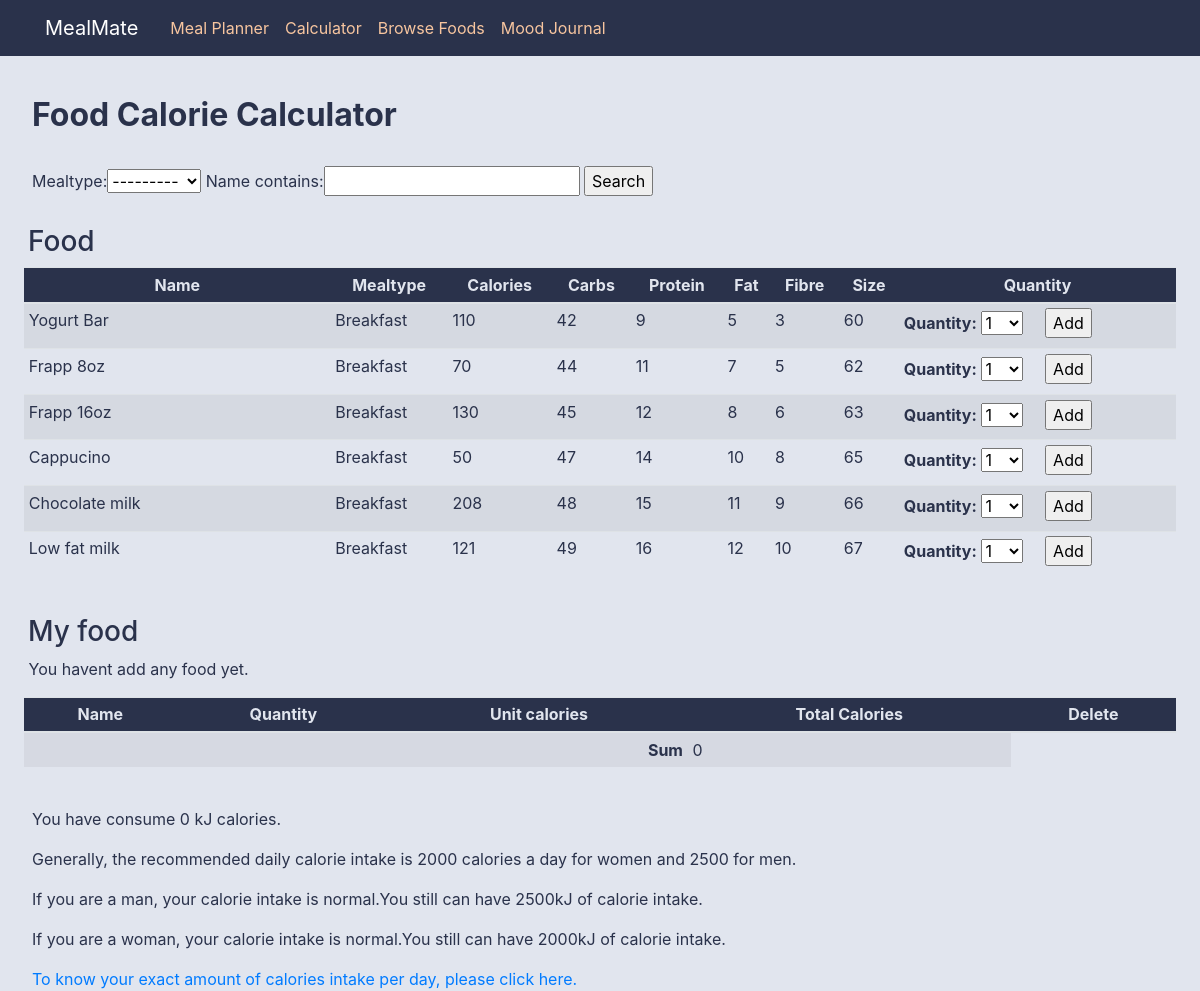
The page /Calculator/ on the database its author committed.
### database/models.py (models this page shows, shortened)
class foodinfo(models.Model):
    mealtype_choices = (
        ('Breakfast','Breakfast'),
        ('Lunch','Lunch'),
        ('Dinner','Dinner'),
    )
    name = models.CharField(max_length=30)
    description = models.TextField(blank=True)
    mealtype = models.CharField(max_length=300,blank=True,choices=mealtype_choices)
    calories = models.IntegerField()
    carbs = models.IntegerField()
    protein = models.IntegerField()
    fat = models.IntegerField()
    fibre = models.IntegerField()
    size = models.IntegerField()

### Calculator/views.py (the view)
# urls.py: path('', views.home, name='database-home'), # Links to food editor's main page
def home(request):
    cart = Cart(request)
    cart_form = CartAddFoodForm()
    name = foodinfo.objects.all()
    myFilter = foodFilter(request.GET, queryset=name)
    name = myFilter.qs
    context = {
        'name' : name,
        'myFilter': myFilter,
        'cart_form' : cart_form,
        'cart' : cart,
    }
    return render(request,"Calculator/calculator.html",context)

### Calculator/forms.py
class CartAddFoodForm(forms.Form):
    quantity = forms.TypedChoiceField(
                                choices=PRODUCT_QUANTITY_CHOICES,
                                coerce=int,
                                label="Quantity",)
    update = forms.BooleanField(required=False,
                                initial=False,
                                widget=forms.HiddenInput)

### Calculator/cart.py (called while the page is built)
    def __len__(self):
        return sum(item['quantity'] for item in self.cart.values())

    def get_sum_calories(self):
        return sum(Decimal(item['calories']) * item['quantity'] for item in self.cart.values())

### Calculator/templates/Calculator/calculator.html (shortened to what this page needs)
{% extends 'mealmate/base.html' %}
{% load static %}
{% block Calculator %}
<h2><b>&#6158;&emsp;Food Calorie Calculator</b></h2>
<br>
<div class = "row">
    <div class="col">
        <div class="table-responsive">
            <form method="get">
              &#6158;&emsp;&emsp;{{ myFilter.form }}
              <input type="submit" value="Search"></input>
            </form>
        </div>
    </div>
</div>
<br>
<h3>&#6158;&emsp;Food</h3>
<div class = "mx-4 mb-4" style="height:300px; overflow:auto;">
  <div class="table-responsive">
    <table id="Food" class="table table-striped table-hover table-sm" width="100%" cellspacing="0">
      <thead style='background-color:#2a324b; color:#e1e5ee'>
              <tr>
                  <th style="text-align: center;">Name</th>
                  <th style="text-align: center;">Mealtype</th>
                  <th style="text-align: center;">Calories</th>
                  <th style="text-align: center;">Carbs</th>
                  <th style="text-align: center;">Protein</th>
                  <th style="text-align: center;">Fat</th>
                  <th style="text-align: center;">Fibre</th>
                  <th style="text-align: center;">Size</th>
                  <th style="text-align: center;">Quantity</th>
              </tr>
          </thead>
          <tbody>
            {% for name in name %}
            <tr>
                <td>{{ name.name }}</td>
                <td>
                  {% if name.mealtype %}
                   {{ name.mealtype }}
                  {% else %}
                    Ingredient
                  {% endif %}</td>
                <td>{{ name.calories }}</td>
                <td>{{ name.carbs }}</td>
                <td>{{ name.protein }}</td>
                <td>{{ name.fat }}</td>
                <td>{{ name.fibre }}</td>
                <td>{{ name.size }}</td>
                <td>
                    <form action="{% url 'Calculator:cart_add' name.id %}" method="post">
                        <b>{{ cart_form.quantity.label_tag }} </b> {{ cart_form.quantity }} &#6158;&nbsp;&nbsp;&nbsp;
                        <input type="submit" value="Add">
                    </form>
                </td>
            </tr>
            {% endfor %}
            </tbody>
    </table>
  </div>
</div>
<br>
<h3>&#6158;&emsp;My food</h3>
<div class = "mx-4 mb-4">
  <div class="table-responsive">
    <table id="Myfood" class="table table-striped table-hover table-sm" width="100%" cellspacing="0">
      <thead style='background-color:#2a324b; color:#e1e5ee'>
        <tr>
          <th style="text-align: center;">Name</th>
          <th style="text-align: center;">Quantity</th>
          <th style="text-align: center;">Unit calories</th>
          <th style="text-align: center;">Total Calories</th>
          <th style="text-align: center;">Delete</th>
      </tr>
  </thead>
  <tbody>
      <tr class="total">
        <td colspan="3" style="text-align: right;"><b>Sum</b></td>
        <td class="num">{{ cart.get_sum_calories }}</td>
      </tr>
  </tbody>
    </table>
  </div>
</div>
<caption>
  &#6158;&emsp;&emsp;<a href="{% url 'mealmate-mealplan' %}">To know your exact amount of calories intake per day, please click here.</a>
</caption>
<br>
{% endblock %}

### mealmate/static/mealmate/main.css (style rules this page uses)
body { background: #e1e5ee; color: #2a324b; margin-top: 5rem; }
h1, h2, h3, h4, h5, h6 { color: #2a324b; }

### rows shown on the page
foodinfo: name "Yogurt Bar", mealtype "Breakfast", calories "110", carbs "42", protein "9", fat "5", fibre "3", size "60", quantity.label_tag "Quantity:"
foodinfo: name "Frapp 8oz", mealtype "Breakfast", calories "70", carbs "44", protein "11", fat "7", fibre "5", size "62", quantity.label_tag "Quantity:"
foodinfo: name "Frapp 16oz", mealtype "Breakfast", calories "130", carbs "45", protein "12", fat "8", fibre "6", size "63", quantity.label_tag "Quantity:"
foodinfo: name "Cappucino", mealtype "Breakfast", calories "50", carbs "47", protein "14", fat "10", fibre "8", size "65", quantity.label_tag "Quantity:"
foodinfo: name "Chocolate milk", mealtype "Breakfast", calories "208", carbs "48", protein "15", fat "11", fibre "9", size "66", quantity.label_tag "Quantity:"
foodinfo: name "Low fat milk", mealtype "Breakfast", calories "121", carbs "49", protein "16", fat "12", fibre "10", size "67", quantity.label_tag "Quantity:"

### other values the page prints
{{ cart.get_sum_calories }} "0"
